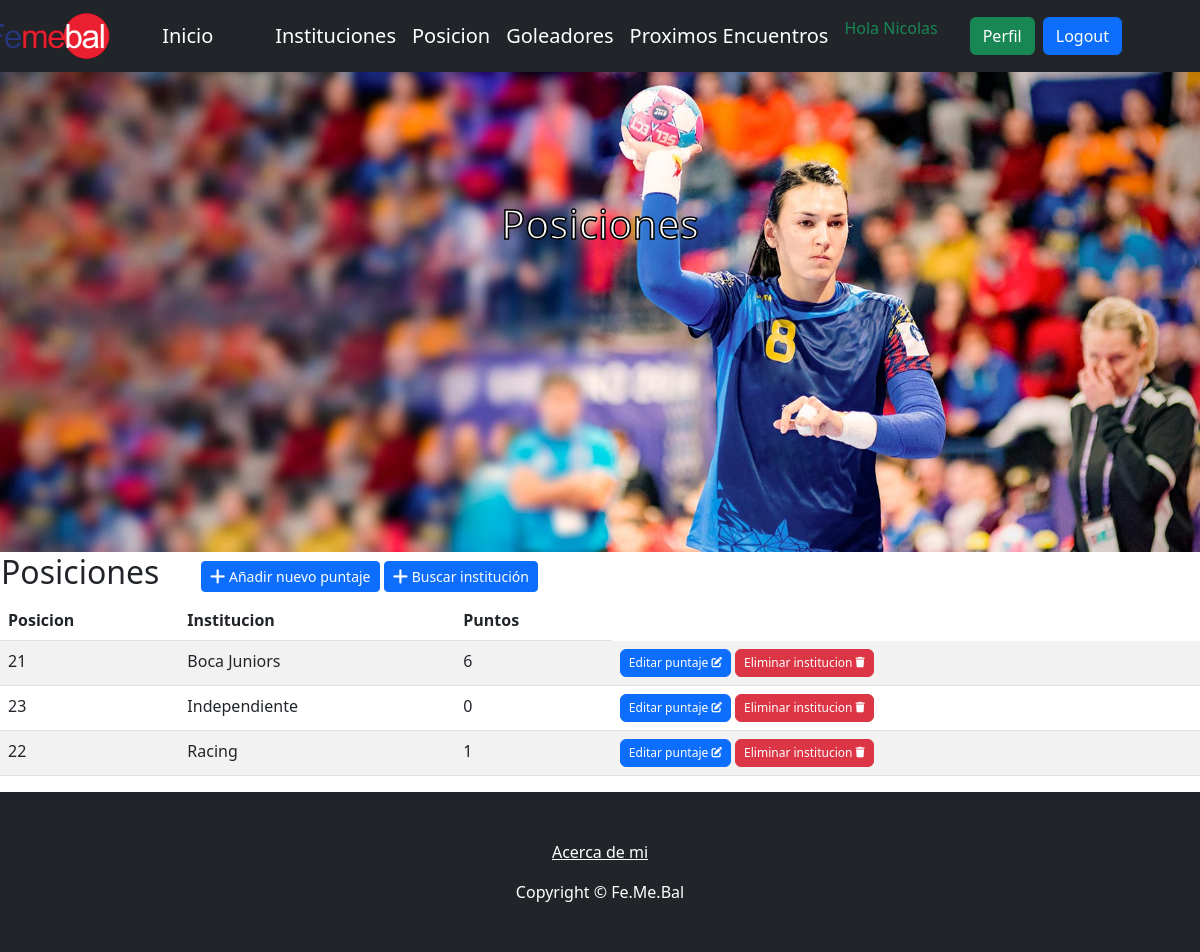
Page /Posicion/ (signed in) on the committed database.
### aplicacion/models.py (models this page shows, shortened)
class Posicion(models.Model):
    equipo = models.CharField(max_length=60)
    puntos = models.IntegerField(default=0)
    class Meta:
        verbose_name = "Posicion"
        verbose_name_plural ="Posicion"
        ordering = ["equipo"]

### aplicacion/views.py (the view)
# urls.py: path('Posicion/', PosicionList.as_view(), name= "Posicion"),
class PosicionList(LoginRequiredMixin, ListView):
    model = Posicion

### aplicacion/templates/aplicacion/Posicion_list.html (shortened to what this page needs)
{% extends "aplicacion/index.html" %}
{% block titulo %}
<h1 class="text-stroke mb-5 text-light">Posiciones</h1>
{% endblock titulo %}
{% block contenido %}
<table>
    <tr>
        <td width="200"><h2>Posiciones</h2></td>
        <td>
            <a href="{% url 'Posicion_create' %}" class="btn btn-primary btn-sm">
                <span>Añadir nuevo puntaje</span>
            </a>
            <a href="{% url 'buscar_posicion' %}" class="btn btn-primary btn-sm">
                <span>Buscar institución</span>
            </a>
        </td>
    </tr>
</table>
<table class="table table-striped">
    <thead>
        <tr>
            <th>Posicion</th>
            <th>Institucion</th>
            <th>Puntos</th>
        </tr>
    </thead>
    <tbody>
    {% for e in posicion_list  %}
        <tr>
            <td>{{ e.id }}</td>
            <td>{{ e.equipo }}</td>
            <td>{{ e.puntos }}</td>
            <td>
                <a
                  href="{% url 'Posicion_update' e.id %}"
                  class="btn btn-primary"
                  style="--bs-btn-padding-y: .25rem; --bs-btn-padding-x: .5rem; --bs-btn-font-size: .75rem;"
                  name="btn_eliminar_institucion" -->Editar puntaje
                </a>
                <a
                  href="{% url 'Posicion_delete' e.id %}"
                  class="btn btn-danger"
                  style="--bs-btn-padding-y: .25rem; --bs-btn-padding-x: .5rem; --bs-btn-font-size: .75rem;"
                  name="btn_eliminar_institucion"  -->Eliminar institucion
                </a>
            </td>
        </tr>
    {% endfor %}
    </tbody>
</table>
{% endblock contenido %}

### aplicacion/templates/aplicacion/index.html (shortened to what this page needs)
<!DOCTYPE html>
<html lang="en">
<head>
    {% load static %}
    <link href="https://cdn.jsdelivr.net/npm/bootstrap-icons@1.4.1/font/bootstrap-icons.css" rel="stylesheet" />
    <link href="{% static 'css/styles.css' %}" rel="stylesheet" />
    <link rel="stylesheet" href="https://cdnjs.cloudflare.com/ajax/libs/font-awesome/6.4.0/css/all.min.css">
</head>
<body>
    <nav class="navbar navbar-expand-lg navbar-dark bg-dark">
        <div class="container px-5">
        <div class="image-logo">
        <img src="{% static 'images/logo.png' %}">
        </div>
            <a class="navbar-brand" href="{% url 'home' %}">Inicio</a>
            {% if user.is_authenticated %}
            <div class="d-flex align-items-center justify-content-center">
                <a class="navbar-brand me-3" href="{% url 'Institucion' %}">Instituciones</a>
                <a class="navbar-brand me-3" href="{% url 'Posicion' %}">Posicion</a>
                <a class="navbar-brand me-3" href="{% url 'goleadores' %}">Goleadores</a>
                <a class="navbar-brand me-3" href="{% url 'fixtures' %}">Proximos Encuentros</a>
                <p class="navbar-text text-success me-3">Hola {{ user.username }}</p>
                <a class="btn btn-success me-2" href="{% url 'perfil' %}">Perfil</a>
                <form action="{% url 'logout' %}" method="post">
                    <button type="submit" class="btn btn-primary">Logout</button>
                </form>
            </div>
            {% else %}
                <a class="btn btn-primary me-3" href="{% url 'login' %}">Login</a>
                <a class="btn btn-success" href="{% url 'registrar' %}">Registrarse</a>
            {% endif %}
        </div>
    </nav>
    <header class="py-5">
        <div class="d-flex flex-column aling-items-center justify-content-center container px-5">
                    <div class="d-flex flex-column aling-items-center text-center my-5" style="margin-top:5rem!important">
                        {% block titulo %}{% endblock titulo %}
                    </div>
        </div>
    </header>
    {% block contenido %}
    {% endblock contenido %}
    <footer class="py-5 bg-dark">
        <div class="container px-5 text-center">
            <ul class="list-unstyled">
                <li><a class="text-white" href="{% url 'acerca_de_mi' %}">Acerca de mi</a></li>
            </ul>
            <p class="m-0 text-white">Copyright &copy; Fe.Me.Bal</p>
        </div>
    </footer>
</body>
</html>

### aplicacion/templates/aplicacion/index.html (style rules this page uses)
.text-stroke { -webkit-text-stroke-width: 1.5px; -webkit-text-stroke-color: black; }

### rows in the picture
Posicion: id "21", equipo "Boca Juniors", puntos "6"
Posicion: id "23", equipo "Independiente", puntos "0"
Posicion: id "22", equipo "Racing", puntos "1"

### other values in the picture
{{ user.username }} "Nicolas"
